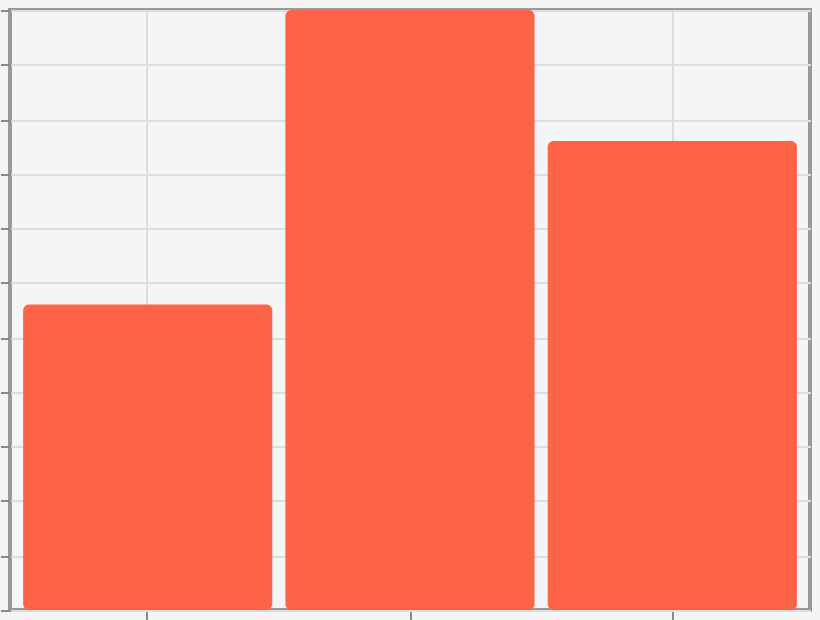

Vega-Lite specification for this chart:
### Vega specification from a JSON file in a GitHub repository (floating-point values rounded to 4 significant figures)
{"$schema": "https://vega.github.io/schema/vega/v6.json", "width": 400, "height": 300, "padding": 5, "autosize": "none", "config": {"background": "#f5f5f5", "group": {"stroke": "#999999", "strokeWidth": 2}, "axis": {"grid": true, "domain": false, "labels": false}, "style": {"rect": {"fill": "tomato", "cornerRadius": 3}}}, "data": [{"name": "table", "values": [{"a": "A", "b": 28}, {"a": "B", "b": 55}, {"a": "C", "b": 43}]}], "scales": [{"name": "xscale", "type": "band", "domain": {"data": "table", "field": "a"}, "range": "width", "padding": 0.05}, {"name": "yscale", "type": "linear", "domain": {"data": "table", "field": "b"}, "nice": true, "range": "height"}], "axes": [{"orient": "bottom", "scale": "xscale"}, {"orient": "left", "scale": "yscale"}], "marks": [{"type": "rect", "from": {"data": "table"}, "style": ["rect"], "encode": {"update": {"x": {"scale": "xscale", "field": "a"}, "width": {"scale": "xscale", "band": 1}, "y": {"scale": "yscale", "field": "b"}, "y2": {"scale": "yscale", "value": 0}}}}]}
